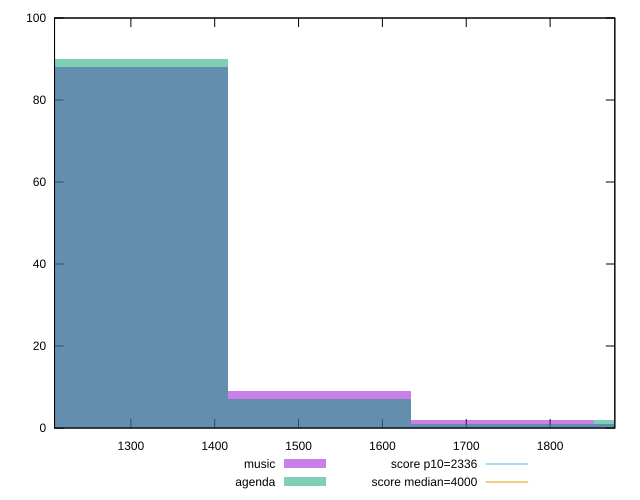

This chart was generated by the following gnuplot code:
reset

$music <<EOF
1742.9391136040927 2
1960.8065028046042 1
1307.2043352030696 88
1525.0717244035811 9
EOF

$agenda <<EOF
1960.8065028046042 2
1742.9391136040927 1
1307.2043352030696 90
1525.0717244035811 7
EOF

set key outside below
set boxwidth 217.86738920051158
set xrange [1208.9759999999999:1877.184]
set yrange [0:100]
set trange [0:100]
set style fill transparent solid 0.5 noborder

set parametric
set terminal svg size 640, 500 enhanced background rgb 'white'
set output "report/report_00029_2021-02-24T13-36-40.390Z/first-contentful-paint/comparison/histogram/0_vs_1.svg"

plot $music title "music" with boxes, \
     $agenda title "agenda" with boxes, \
     2336,t title "score p10=2336", \
     4000,t title "score median=4000"

reset
